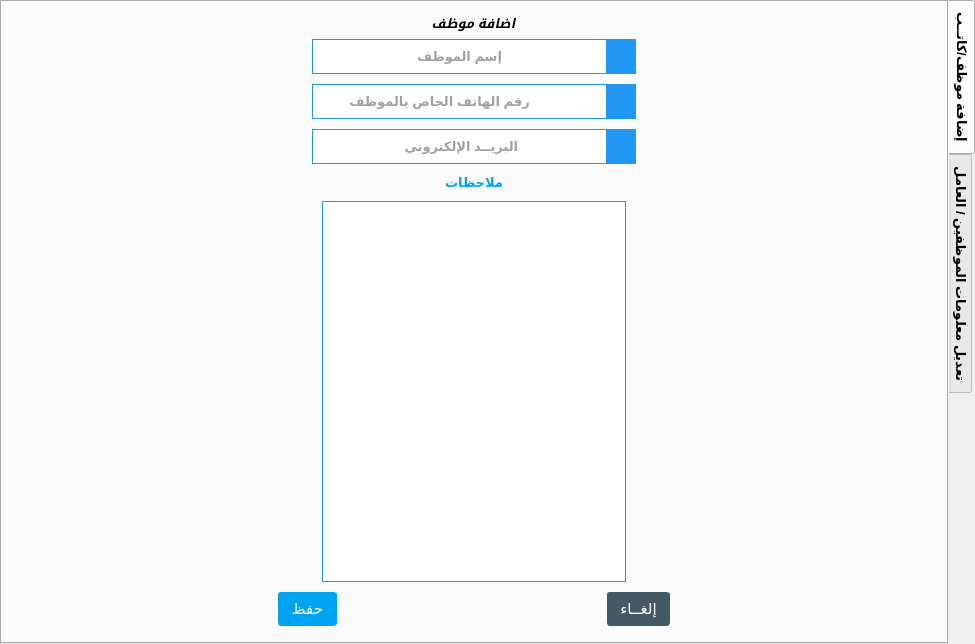
<?xml version="1.0" encoding="UTF-8"?>
<ui version="4.0">
 <class>TabWidgetWorkers</class>
 <widget class="QTabWidget" name="TabWidgetWorkers">
  <property name="geometry">
   <rect>
    <x>0</x>
    <y>0</y>
    <width>975</width>
    <height>644</height>
   </rect>
  </property>
  <property name="font">
   <font>
    <pointsize>10</pointsize>
    <weight>75</weight>
    <bold>true</bold>
    <stylestrategy>PreferAntialias</stylestrategy>
   </font>
  </property>
  <property name="cursor">
   <cursorShape>ArrowCursor</cursorShape>
  </property>
  <property name="windowTitle">
   <string>TabWidget</string>
  </property>
  <property name="autoFillBackground">
   <bool>false</bool>
  </property>
  <property name="styleSheet">
   <string notr="true">QTabWidget{
border:0px solid white;

	color: rgb(0, 179, 255);
}</string>
  </property>
  <property name="tabPosition">
   <enum>QTabWidget::East</enum>
  </property>
  <property name="tabShape">
   <enum>QTabWidget::Rounded</enum>
  </property>
  <property name="currentIndex">
   <number>0</number>
  </property>
  <property name="iconSize">
   <size>
    <width>30</width>
    <height>30</height>
   </size>
  </property>
  <property name="elideMode">
   <enum>Qt::ElideRight</enum>
  </property>
  <property name="tabsClosable">
   <bool>false</bool>
  </property>
  <property name="movable">
   <bool>false</bool>
  </property>
  <widget class="QWidget" name="T_addWorker">
   <property name="styleSheet">
    <string notr="true">QWidget{
border:0px solid white;
}</string>
   </property>
   <attribute name="icon">
    <iconset resource="Icons.qrc">
     <normaloff>:/Icons/ic_add_circle_outline_2x.png</normaloff>:/Icons/ic_add_circle_outline_2x.png</iconset>
   </attribute>
   <attribute name="title">
    <string>إضافة موظف/كاتــب</string>
   </attribute>
   <layout class="QVBoxLayout" name="verticalLayout">
    <item>
     <widget class="QGroupBox" name="GB_addWorker">
      <property name="font">
       <font>
        <pointsize>10</pointsize>
        <weight>75</weight>
        <italic>true</italic>
        <bold>true</bold>
        <underline>false</underline>
        <strikeout>false</strikeout>
        <kerning>false</kerning>
       </font>
      </property>
      <property name="layoutDirection">
       <enum>Qt::LeftToRight</enum>
      </property>
      <property name="autoFillBackground">
       <bool>false</bool>
      </property>
      <property name="styleSheet">
       <string notr="true">QGroupeBox{
border:0px solid white;
background-color: rgb(255, 255, 255);
color: rgb(0, 163, 239);

}</string>
      </property>
      <property name="title">
       <string>اضافة موظف</string>
      </property>
      <property name="alignment">
       <set>Qt::AlignCenter</set>
      </property>
      <layout class="QVBoxLayout" name="verticalLayout_3">
       <property name="spacing">
        <number>10</number>
       </property>
       <property name="topMargin">
        <number>30</number>
       </property>
       <item>
        <layout class="QHBoxLayout" name="horizontalLayout_2">
         <property name="spacing">
          <number>0</number>
         </property>
         <item>
          <spacer name="horizontalSpacer_3">
           <property name="orientation">
            <enum>Qt::Horizontal</enum>
           </property>
           <property name="sizeHint" stdset="0">
            <size>
             <width>40</width>
             <height>20</height>
            </size>
           </property>
          </spacer>
         </item>
         <item>
          <widget class="QLineEdit" name="LE_fullNameWorker">
           <property name="minimumSize">
            <size>
             <width>250</width>
             <height>35</height>
            </size>
           </property>
           <property name="maximumSize">
            <size>
             <width>500</width>
             <height>16777215</height>
            </size>
           </property>
           <property name="baseSize">
            <size>
             <width>0</width>
             <height>0</height>
            </size>
           </property>
           <property name="font">
            <font>
             <pointsize>10</pointsize>
             <weight>75</weight>
             <bold>true</bold>
            </font>
           </property>
           <property name="layoutDirection">
            <enum>Qt::LeftToRight</enum>
           </property>
           <property name="autoFillBackground">
            <bool>false</bool>
           </property>
           <property name="styleSheet">
            <string notr="true">QLineEdit
{


	color: rgb(68, 68, 68);
    background-color: #FFF;
    border: 1px solid #2196F3;   
	border-right:0px solid #FFFFFF;
    vertical-align: middle;
}
QLineEdit:hover
{
	color: #000000;

   border-top:1px solid #FFFFFF;	
   border-left:1px solid #FFFFFF;	
   border-right:1px solid #FFFFFF;	
   border-bottom:2px solid #2196F3;  
   border-right:0px solid #FFFFFF;
}</string>
           </property>
           <property name="maxLength">
            <number>30</number>
           </property>
           <property name="alignment">
            <set>Qt::AlignCenter</set>
           </property>
           <property name="placeholderText">
            <string>إسم الموظف</string>
           </property>
          </widget>
         </item>
         <item>
          <widget class="QLabel" name="label_2">
           <property name="minimumSize">
            <size>
             <width>30</width>
             <height>30</height>
            </size>
           </property>
           <property name="maximumSize">
            <size>
             <width>35</width>
             <height>35</height>
            </size>
           </property>
           <property name="font">
            <font>
             <strikeout>false</strikeout>
            </font>
           </property>
           <property name="layoutDirection">
            <enum>Qt::LeftToRight</enum>
           </property>
           <property name="styleSheet">
            <string notr="true">QLabel{
background-color: #2196F3;
}</string>
           </property>
           <property name="text">
            <string/>
           </property>
           <property name="pixmap">
            <pixmap resource="Icons.qrc">:/Icons/ic_perm_identity_white_2x.png</pixmap>
           </property>
           <property name="scaledContents">
            <bool>true</bool>
           </property>
           <property name="indent">
            <number>0</number>
           </property>
          </widget>
         </item>
         <item>
          <spacer name="horizontalSpacer_10">
           <property name="orientation">
            <enum>Qt::Horizontal</enum>
           </property>
           <property name="sizeHint" stdset="0">
            <size>
             <width>40</width>
             <height>20</height>
            </size>
           </property>
          </spacer>
         </item>
        </layout>
       </item>
       <item>
        <layout class="QHBoxLayout" name="horizontalLayout_4">
         <property name="spacing">
          <number>0</number>
         </property>
         <item>
          <spacer name="horizontalSpacer_7">
           <property name="orientation">
            <enum>Qt::Horizontal</enum>
           </property>
           <property name="sizeHint" stdset="0">
            <size>
             <width>40</width>
             <height>20</height>
            </size>
           </property>
          </spacer>
         </item>
         <item>
          <widget class="QLineEdit" name="LE_phoneWorker">
           <property name="minimumSize">
            <size>
             <width>250</width>
             <height>35</height>
            </size>
           </property>
           <property name="maximumSize">
            <size>
             <width>500</width>
             <height>16777215</height>
            </size>
           </property>
           <property name="baseSize">
            <size>
             <width>0</width>
             <height>0</height>
            </size>
           </property>
           <property name="font">
            <font>
             <pointsize>10</pointsize>
             <weight>75</weight>
             <bold>true</bold>
            </font>
           </property>
           <property name="layoutDirection">
            <enum>Qt::LeftToRight</enum>
           </property>
           <property name="autoFillBackground">
            <bool>false</bool>
           </property>
           <property name="styleSheet">
            <string notr="true">QLineEdit
{


	color: rgb(68, 68, 68);
    background-color: #FFF;
    border: 1px solid #2196F3;   
	border-right:0px solid #FFFFFF;
    vertical-align: middle;
}
QLineEdit:hover
{
	color: #000000;

   border-top:1px solid #FFFFFF;	
   border-left:1px solid #FFFFFF;	
   border-right:1px solid #FFFFFF;	
   border-bottom:2px solid #2196F3;  
   border-right:0px solid #FFFFFF;
}</string>
           </property>
           <property name="inputMethodHints">
            <set>Qt::ImhDialableCharactersOnly</set>
           </property>
           <property name="inputMask">
            <string/>
           </property>
           <property name="maxLength">
            <number>14</number>
           </property>
           <property name="alignment">
            <set>Qt::AlignCenter</set>
           </property>
           <property name="placeholderText">
            <string>           رقم الهاتف الخاص بالموظف</string>
           </property>
          </widget>
         </item>
         <item>
          <widget class="QLabel" name="label_3">
           <property name="minimumSize">
            <size>
             <width>30</width>
             <height>30</height>
            </size>
           </property>
           <property name="maximumSize">
            <size>
             <width>35</width>
             <height>35</height>
            </size>
           </property>
           <property name="font">
            <font>
             <strikeout>false</strikeout>
            </font>
           </property>
           <property name="layoutDirection">
            <enum>Qt::LeftToRight</enum>
           </property>
           <property name="styleSheet">
            <string notr="true">QLabel{
background-color: #2196F3;
}</string>
           </property>
           <property name="text">
            <string/>
           </property>
           <property name="pixmap">
            <pixmap resource="Icons.qrc">:/Icons/ic_phone_android_white_2x.png</pixmap>
           </property>
           <property name="scaledContents">
            <bool>true</bool>
           </property>
           <property name="indent">
            <number>0</number>
           </property>
          </widget>
         </item>
         <item>
          <spacer name="horizontalSpacer_12">
           <property name="orientation">
            <enum>Qt::Horizontal</enum>
           </property>
           <property name="sizeHint" stdset="0">
            <size>
             <width>40</width>
             <height>20</height>
            </size>
           </property>
          </spacer>
         </item>
        </layout>
       </item>
       <item>
        <layout class="QHBoxLayout" name="horizontalLayout_5">
         <property name="spacing">
          <number>0</number>
         </property>
         <item>
          <spacer name="horizontalSpacer_8">
           <property name="orientation">
            <enum>Qt::Horizontal</enum>
           </property>
           <property name="sizeHint" stdset="0">
            <size>
             <width>40</width>
             <height>20</height>
            </size>
           </property>
          </spacer>
         </item>
         <item>
          <widget class="QLineEdit" name="LE_primeryEmailW">
           <property name="minimumSize">
            <size>
             <width>250</width>
             <height>35</height>
            </size>
           </property>
           <property name="maximumSize">
            <size>
             <width>500</width>
             <height>16777215</height>
            </size>
           </property>
           <property name="baseSize">
            <size>
             <width>0</width>
             <height>0</height>
            </size>
           </property>
           <property name="font">
            <font>
             <pointsize>10</pointsize>
             <weight>75</weight>
             <bold>true</bold>
            </font>
           </property>
           <property name="layoutDirection">
            <enum>Qt::LeftToRight</enum>
           </property>
           <property name="autoFillBackground">
            <bool>false</bool>
           </property>
           <property name="styleSheet">
            <string notr="true">QLineEdit
{


	color: rgb(68, 68, 68);
    background-color: #FFF;
    border: 1px solid #2196F3;   
	border-right:0px solid #FFFFFF;
    vertical-align: middle;
}
QLineEdit:hover
{
	color: #000000;

   border-top:1px solid #FFFFFF;	
   border-left:1px solid #FFFFFF;	
   border-right:1px solid #FFFFFF;	
   border-bottom:2px solid #2196F3;  
   border-right:0px solid #FFFFFF;
}</string>
           </property>
           <property name="inputMethodHints">
            <set>Qt::ImhEmailCharactersOnly</set>
           </property>
           <property name="maxLength">
            <number>100</number>
           </property>
           <property name="alignment">
            <set>Qt::AlignCenter</set>
           </property>
           <property name="placeholderText">
            <string>البريــد الإلكتروني </string>
           </property>
          </widget>
         </item>
         <item>
          <widget class="QLabel" name="label_4">
           <property name="minimumSize">
            <size>
             <width>30</width>
             <height>30</height>
            </size>
           </property>
           <property name="maximumSize">
            <size>
             <width>35</width>
             <height>35</height>
            </size>
           </property>
           <property name="font">
            <font>
             <strikeout>false</strikeout>
            </font>
           </property>
           <property name="layoutDirection">
            <enum>Qt::LeftToRight</enum>
           </property>
           <property name="styleSheet">
            <string notr="true">QLabel{
background-color: #2196F3;
}</string>
           </property>
           <property name="text">
            <string/>
           </property>
           <property name="pixmap">
            <pixmap resource="Icons.qrc">:/Icons/ic_mail_white_2x.png</pixmap>
           </property>
           <property name="scaledContents">
            <bool>true</bool>
           </property>
           <property name="indent">
            <number>0</number>
           </property>
          </widget>
         </item>
         <item>
          <spacer name="horizontalSpacer_13">
           <property name="orientation">
            <enum>Qt::Horizontal</enum>
           </property>
           <property name="sizeHint" stdset="0">
            <size>
             <width>40</width>
             <height>20</height>
            </size>
           </property>
          </spacer>
         </item>
        </layout>
       </item>
       <item>
        <widget class="QLabel" name="LB_seconderyEmailW">
         <property name="font">
          <font>
           <pointsize>10</pointsize>
           <weight>75</weight>
           <bold>true</bold>
          </font>
         </property>
         <property name="styleSheet">
          <string notr="true">QLabel
{

	color: rgb(0, 163, 239);
}</string>
         </property>
         <property name="text">
          <string>ملاحظات</string>
         </property>
         <property name="alignment">
          <set>Qt::AlignCenter</set>
         </property>
        </widget>
       </item>
       <item>
        <layout class="QHBoxLayout" name="horizontalLayout_7">
         <item>
          <spacer name="horizontalSpacer_9">
           <property name="orientation">
            <enum>Qt::Horizontal</enum>
           </property>
           <property name="sizeHint" stdset="0">
            <size>
             <width>40</width>
             <height>20</height>
            </size>
           </property>
          </spacer>
         </item>
         <item>
          <widget class="QTextEdit" name="TE_remarke">
           <property name="minimumSize">
            <size>
             <width>285</width>
             <height>0</height>
            </size>
           </property>
           <property name="maximumSize">
            <size>
             <width>535</width>
             <height>16777215</height>
            </size>
           </property>
           <property name="font">
            <font>
             <pointsize>10</pointsize>
             <weight>75</weight>
             <italic>true</italic>
             <bold>true</bold>
            </font>
           </property>
           <property name="cursor" stdset="0">
            <cursorShape>IBeamCursor</cursorShape>
           </property>
           <property name="layoutDirection">
            <enum>Qt::LeftToRight</enum>
           </property>
           <property name="styleSheet">
            <string notr="true">QTextEdit
{

  height:20px;
	color: rgb(68, 68, 68);

    background-color: #FFF;
    border: 1px solid #2196F3;
    vertical-align: middle;
}
QTextEdit:hover
{
	color: #000000;
   border-top:1px solid #FFFFFF;	
   border-left:1px solid #FFFFFF;	
   border-right:1px solid #FFFFFF;	
   border-bottom:2px solid #2196F3;
   border-right:2px solid #2196F3;
   border-left:2px solid #2196F3;

}
</string>
           </property>
          </widget>
         </item>
         <item>
          <spacer name="horizontalSpacer_14">
           <property name="orientation">
            <enum>Qt::Horizontal</enum>
           </property>
           <property name="sizeHint" stdset="0">
            <size>
             <width>40</width>
             <height>20</height>
            </size>
           </property>
          </spacer>
         </item>
        </layout>
       </item>
       <item>
        <layout class="QHBoxLayout" name="horizontalLayout">
         <item>
          <spacer name="horizontalSpacer">
           <property name="orientation">
            <enum>Qt::Horizontal</enum>
           </property>
           <property name="sizeHint" stdset="0">
            <size>
             <width>40</width>
             <height>20</height>
            </size>
           </property>
          </spacer>
         </item>
         <item>
          <widget class="QPushButton" name="BT_saveWorker">
           <property name="styleSheet">
            <string notr="true">QPushButton
{
 position: relative;
    padding: 7px 12px;
        padding-top: 7px;
        padding-bottom: 7px;
    font-size: 15px;
    font-family: Ubuntu;
    color: #ffffff;
    white-space: nowrap;
    background-color: rgb(0, 163, 239);
   
    border-radius: 3px;
        border-top-left-radius: 3px;
        border-top-right-radius: 3px;
        border-bottom-right-radius: 3px;
        border-bottom-left-radius: 3px;
    border: 1px solid rgb(0, 163, 239);
       
    vertical-align: middle;
}

QPushButton:hover
{
background-color: rgb(11, 109, 255);
    border: 1px solid  rgb(11, 109, 255);
color: #ffffff;

}
</string>
           </property>
           <property name="text">
            <string>حفظ</string>
           </property>
           <property name="icon">
            <iconset resource="Icons.qrc">
             <normaloff>:/Icons/ic_save_white_2x.png</normaloff>:/Icons/ic_save_white_2x.png</iconset>
           </property>
           <property name="iconSize">
            <size>
             <width>25</width>
             <height>25</height>
            </size>
           </property>
           <property name="shortcut">
            <string>Return</string>
           </property>
          </widget>
         </item>
         <item>
          <spacer name="horizontalSpacer_2">
           <property name="orientation">
            <enum>Qt::Horizontal</enum>
           </property>
           <property name="sizeHint" stdset="0">
            <size>
             <width>40</width>
             <height>20</height>
            </size>
           </property>
          </spacer>
         </item>
         <item>
          <widget class="QPushButton" name="BT_cancelInfoW">
           <property name="styleSheet">
            <string notr="true">QPushButton
{
 position: relative;
    padding: 7px 12px;
        padding-top: 7px;
        padding-bottom: 7px;
    font-size: 15px;
    font-family: Ubuntu;
    color: #ffffff;
    white-space: nowrap;
    background-color:#455A64;
   
    border-radius: 3px;
        border-top-left-radius: 3px;
        border-top-right-radius: 3px;
        border-bottom-right-radius: 3px;
        border-bottom-left-radius: 3px;
    border: 1px solid #455A64;
       
    vertical-align: middle;
}

QPushButton:hover
{
background-color:#37474F;
    border: 1px solid #37474F;
color: #ffffff;

}
</string>
           </property>
           <property name="text">
            <string>إلغــاء</string>
           </property>
           <property name="icon">
            <iconset resource="Icons.qrc">
             <normaloff>:/Icons/ic_cancel_white_2x.png</normaloff>:/Icons/ic_cancel_white_2x.png</iconset>
           </property>
           <property name="iconSize">
            <size>
             <width>25</width>
             <height>25</height>
            </size>
           </property>
          </widget>
         </item>
         <item>
          <spacer name="horizontalSpacer_15">
           <property name="orientation">
            <enum>Qt::Horizontal</enum>
           </property>
           <property name="sizeHint" stdset="0">
            <size>
             <width>40</width>
             <height>20</height>
            </size>
           </property>
          </spacer>
         </item>
        </layout>
       </item>
      </layout>
     </widget>
    </item>
   </layout>
  </widget>
  <widget class="QWidget" name="T_updateWorker">
   <property name="styleSheet">
    <string notr="true">Qwidget{
border:0px solid white;
}</string>
   </property>
   <attribute name="icon">
    <iconset resource="Icons.qrc">
     <normaloff>:/Icons/ic_update_2x.png</normaloff>:/Icons/ic_update_2x.png</iconset>
   </attribute>
   <attribute name="title">
    <string>تعديل معلومات الموظفين / العامل</string>
   </attribute>
   <layout class="QVBoxLayout" name="verticalLayout_2">
    <item>
     <widget class="QGroupBox" name="GB_updateWorker">
      <property name="font">
       <font>
        <pointsize>10</pointsize>
        <weight>75</weight>
        <italic>true</italic>
        <bold>true</bold>
        <underline>false</underline>
        <strikeout>false</strikeout>
        <kerning>false</kerning>
       </font>
      </property>
      <property name="layoutDirection">
       <enum>Qt::RightToLeft</enum>
      </property>
      <property name="autoFillBackground">
       <bool>false</bool>
      </property>
      <property name="styleSheet">
       <string notr="true">QGroupeBox{
border:1px solid white;
background-color: rgb(255, 255, 255);
color: rgb(0, 163, 239);

}</string>
      </property>
      <property name="title">
       <string/>
      </property>
      <property name="alignment">
       <set>Qt::AlignCenter</set>
      </property>
      <property name="flat">
       <bool>true</bool>
      </property>
      <property name="checkable">
       <bool>false</bool>
      </property>
      <layout class="QVBoxLayout" name="verticalLayout_4">
       <property name="spacing">
        <number>10</number>
       </property>
       <item>
        <widget class="QWidget" name="widgetSearch" native="true">
         <property name="styleSheet">
          <string notr="true">QWidget
{
	background-color:#D32F2F;
}</string>
         </property>
         <layout class="QHBoxLayout" name="horizontalLayout_8">
          <property name="spacing">
           <number>0</number>
          </property>
          <property name="leftMargin">
           <number>15</number>
          </property>
          <property name="topMargin">
           <number>10</number>
          </property>
          <property name="rightMargin">
           <number>15</number>
          </property>
          <property name="bottomMargin">
           <number>10</number>
          </property>
          <item>
           <widget class="QLineEdit" name="LE_fullnameFiltre">
            <property name="font">
             <font>
              <pointsize>10</pointsize>
              <weight>75</weight>
              <bold>true</bold>
             </font>
            </property>
            <property name="layoutDirection">
             <enum>Qt::LeftToRight</enum>
            </property>
            <property name="styleSheet">
             <string notr="true">QLineEdit
{
 margin-bottom: 2px;   
    padding: 7px 8px;
        padding-top: 7px;
        padding-bottom: 7px;
    outline: medium none;
        outline-width: medium;
        outline-style: none;
        outline-color: -moz-use-text-color;

    background-color: #C62828;
color:white;
    border: 1px solid #C62828;
      
    border-radius: 3px;
        border-top-left-radius: 3px;
        border-top-right-radius: 3px;
        border-bottom-right-radius: 3px;
        border-bottom-left-radius: 3px;
    vertical-align: middle;
}
QLineEdit:hover
{
	 border: 1px solid #C62828;
	 border-top-color: #C62828;
     border-bottom-color: #C62828;  

}</string>
            </property>
            <property name="maxLength">
             <number>40</number>
            </property>
            <property name="alignment">
             <set>Qt::AlignCenter</set>
            </property>
            <property name="placeholderText">
             <string>ادخال اسم الموظف المراد البحث عنه</string>
            </property>
           </widget>
          </item>
          <item>
           <widget class="QLabel" name="label_27">
            <property name="maximumSize">
             <size>
              <width>35</width>
              <height>35</height>
             </size>
            </property>
            <property name="baseSize">
             <size>
              <width>0</width>
              <height>0</height>
             </size>
            </property>
            <property name="layoutDirection">
             <enum>Qt::LeftToRight</enum>
            </property>
            <property name="text">
             <string/>
            </property>
            <property name="pixmap">
             <pixmap resource="Icons.qrc">:/Icons/ic_search_white_2x.png</pixmap>
            </property>
            <property name="scaledContents">
             <bool>true</bool>
            </property>
            <property name="alignment">
             <set>Qt::AlignCenter</set>
            </property>
           </widget>
          </item>
         </layout>
        </widget>
       </item>
       <item>
        <layout class="QHBoxLayout" name="horizontalLayout_9">
         <item>
          <layout class="QVBoxLayout" name="verticalLayout_5">
           <property name="spacing">
            <number>7</number>
           </property>
           <property name="leftMargin">
            <number>4</number>
           </property>
           <property name="rightMargin">
            <number>7</number>
           </property>
           <item>
            <widget class="QSpinBox" name="SB_idWorkerx">
             <property name="maximumSize">
              <size>
               <width>250</width>
               <height>16777215</height>
              </size>
             </property>
             <property name="maximum">
              <number>9999999</number>
             </property>
            </widget>
           </item>
           <item>
            <widget class="QLineEdit" name="LE_fullNamex">
             <property name="minimumSize">
              <size>
               <width>0</width>
               <height>30</height>
              </size>
             </property>
             <property name="maximumSize">
              <size>
               <width>250</width>
               <height>16777215</height>
              </size>
             </property>
             <property name="font">
              <font>
               <pointsize>9</pointsize>
               <weight>75</weight>
               <bold>true</bold>
              </font>
             </property>
             <property name="layoutDirection">
              <enum>Qt::RightToLeft</enum>
             </property>
             <property name="styleSheet">
              <string notr="true">QLineEdit
{


	color: rgb(68, 68, 68);
    background-color: #FFF;
    border: 1px solid #2196F3;   

    vertical-align: middle;
}
QLineEdit:hover
{
	color: #000000;

   border-top:1px solid #FFFFFF;	
   border-left:1px solid #FFFFFF;	
   border-right:1px solid #FFFFFF;	
   border-bottom:2px solid #2196F3;  

}</string>
             </property>
             <property name="maxLength">
              <number>30</number>
             </property>
             <property name="alignment">
              <set>Qt::AlignCenter</set>
             </property>
             <property name="placeholderText">
              <string>اسم الموظف</string>
             </property>
            </widget>
           </item>
           <item>
            <widget class="QLineEdit" name="LE_phonex">
             <property name="minimumSize">
              <size>
               <width>0</width>
               <height>30</height>
              </size>
             </property>
             <property name="maximumSize">
              <size>
               <width>250</width>
               <height>16777215</height>
              </size>
             </property>
             <property name="font">
              <font>
               <pointsize>9</pointsize>
               <weight>75</weight>
               <bold>true</bold>
              </font>
             </property>
             <property name="layoutDirection">
              <enum>Qt::RightToLeft</enum>
             </property>
             <property name="styleSheet">
              <string notr="true">QLineEdit
{


	color: rgb(68, 68, 68);
    background-color: #FFF;
    border: 1px solid #2196F3;   

    vertical-align: middle;
}
QLineEdit:hover
{
	color: #000000;

   border-top:1px solid #FFFFFF;	
   border-left:1px solid #FFFFFF;	
   border-right:1px solid #FFFFFF;	
   border-bottom:2px solid #2196F3;  

}</string>
             </property>
             <property name="inputMethodHints">
              <set>Qt::ImhDialableCharactersOnly</set>
             </property>
             <property name="maxLength">
              <number>14</number>
             </property>
             <property name="alignment">
              <set>Qt::AlignCenter</set>
             </property>
             <property name="placeholderText">
              <string>رقم هاتف الموظف</string>
             </property>
            </widget>
           </item>
           <item>
            <widget class="QLineEdit" name="LE_primeryEmlx">
             <property name="minimumSize">
              <size>
               <width>0</width>
               <height>30</height>
              </size>
             </property>
             <property name="maximumSize">
              <size>
               <width>250</width>
               <height>16777215</height>
              </size>
             </property>
             <property name="font">
              <font>
               <pointsize>9</pointsize>
               <weight>75</weight>
               <bold>true</bold>
              </font>
             </property>
             <property name="layoutDirection">
              <enum>Qt::RightToLeft</enum>
             </property>
             <property name="styleSheet">
              <string notr="true">QLineEdit
{


	color: rgb(68, 68, 68);
    background-color: #FFF;
    border: 1px solid #2196F3;   

    vertical-align: middle;
}
QLineEdit:hover
{
	color: #000000;

   border-top:1px solid #FFFFFF;	
   border-left:1px solid #FFFFFF;	
   border-right:1px solid #FFFFFF;	
   border-bottom:2px solid #2196F3;  

}</string>
             </property>
             <property name="inputMethodHints">
              <set>Qt::ImhEmailCharactersOnly</set>
             </property>
             <property name="maxLength">
              <number>100</number>
             </property>
             <property name="alignment">
              <set>Qt::AlignCenter</set>
             </property>
             <property name="placeholderText">
              <string>البريد الالكتـروني</string>
             </property>
            </widget>
           </item>
           <item>
            <widget class="QTextEdit" name="TE_remarkex">
             <property name="maximumSize">
              <size>
               <width>250</width>
               <height>16777215</height>
              </size>
             </property>
             <property name="font">
              <font>
               <pointsize>9</pointsize>
               <weight>75</weight>
               <bold>true</bold>
              </font>
             </property>
             <property name="styleSheet">
              <string notr="true">QTextEdit
{

  height:20px;
	color: rgb(68, 68, 68);

    background-color: #FFF;
    border: 1px solid #2196F3;   
    vertical-align: middle;
}
QTextEdit:hover
{
	color: #000000;
   border-top:1px solid #FFFFFF;	
   border-left:1px solid #FFFFFF;	
   border-right:1px solid #FFFFFF;	
   border-bottom:2px solid #2196F3;  
   border-right:2px solid #2196F3; 
   border-left:2px solid #2196F3;

}</string>
             </property>
            </widget>
           </item>
           <item>
            <spacer name="verticalSpacer">
             <property name="orientation">
              <enum>Qt::Vertical</enum>
             </property>
             <property name="sizeHint" stdset="0">
              <size>
               <width>20</width>
               <height>40</height>
              </size>
             </property>
            </spacer>
           </item>
           <item>
            <layout class="QHBoxLayout" name="horizontalLayout_3">
             <item>
              <widget class="QPushButton" name="BT_updateWorker">
               <property name="styleSheet">
                <string notr="true">QPushButton
{
 position: relative;
    padding: 7px 12px;
        padding-top: 7px;
        padding-bottom: 7px;
    font-size: 15px;
    font-family: Ubuntu;
    color: #ffffff;
    white-space: nowrap;
    background-color: rgb(0, 163, 239);
   
    border-radius: 3px;
        border-top-left-radius: 3px;
        border-top-right-radius: 3px;
        border-bottom-right-radius: 3px;
        border-bottom-left-radius: 3px;
    border: 1px solid rgb(0, 163, 239);
       
    vertical-align: middle;
}

QPushButton:hover
{
background-color: rgb(11, 109, 255);
    border: 1px solid  rgb(11, 109, 255);
color: #ffffff;

}
</string>
               </property>
               <property name="text">
                <string>حفظ</string>
               </property>
               <property name="icon">
                <iconset resource="Icons.qrc">
                 <normaloff>:/Icons/ic_save_white_2x.png</normaloff>:/Icons/ic_save_white_2x.png</iconset>
               </property>
               <property name="iconSize">
                <size>
                 <width>25</width>
                 <height>25</height>
                </size>
               </property>
               <property name="shortcut">
                <string>Return, Enter</string>
               </property>
              </widget>
             </item>
             <item>
              <widget class="QPushButton" name="BT_delete">
               <property name="styleSheet">
                <string notr="true">QPushButton
{
 position: relative;
    padding: 7px 12px;
        padding-top: 7px;
        padding-bottom: 7px;
    font-size: 15px;
    font-family: Ubuntu;
    color: #ffffff;
    white-space: nowrap;
    background-color:#D32F2F;
    border-radius: 3px;
        border-top-left-radius: 3px;
        border-top-right-radius: 3px;
        border-bottom-right-radius: 3px;
        border-bottom-left-radius: 3px;
    border: 1px solid #D32F2F;
       
    vertical-align: middle;
}

QPushButton:hover
{
background-color:#C62828;
    border: 1px solid #C62828;
color: #ffffff;

}
</string>
               </property>
               <property name="text">
                <string>حذف</string>
               </property>
               <property name="icon">
                <iconset resource="Icons.qrc">
                 <normaloff>:/Icons/ic_delete_forever_white_2x.png</normaloff>:/Icons/ic_delete_forever_white_2x.png</iconset>
               </property>
               <property name="iconSize">
                <size>
                 <width>25</width>
                 <height>25</height>
                </size>
               </property>
               <property name="shortcut">
                <string>Del</string>
               </property>
              </widget>
             </item>
            </layout>
           </item>
          </layout>
         </item>
         <item>
          <widget class="QTableView" name="tableViewWorkers">
           <property name="minimumSize">
            <size>
             <width>700</width>
             <height>0</height>
            </size>
           </property>
           <property name="font">
            <font>
             <family>Arial</family>
            </font>
           </property>
           <property name="styleSheet">
            <string notr="true">QTableView
{
 margin-bottom: 2px;   
    padding: 7px 8px;
        padding-top: 7px;
        padding-bottom: 7px;
    outline: medium none;
        outline-width: medium;
        outline-style: none;
        outline-color: -moz-use-text-color;
    color: #333;
    background-color: #FFF;
    background-repeat: no-repeat;
    background-position: right center;
    border: 1px solid #c5c5c5;
        border-top-width: 1px;
        border-bottom-width: 1px;
        border-top-style: solid;
        border-bottom-style: solid;
        border-top-color: #c5c5c5;
        border-bottom-color: #c5c5c5;      
    border-radius: 3px;
        border-top-left-radius: 3px;
        border-top-right-radius: 3px;
        border-bottom-right-radius: 3px;
        border-bottom-left-radius: 3px;
    vertical-align: middle;
}
QTableView:hover
{
	 border: 1px solid #00bbff;
	 border-top-color: #00bbff;
        border-bottom-color: #00bbff;  

}</string>
           </property>
           <property name="locale">
            <locale language="Arabic" country="SaudiArabia"/>
           </property>
          </widget>
         </item>
        </layout>
       </item>
      </layout>
     </widget>
    </item>
   </layout>
  </widget>
 </widget>
 <resources>
  <include location="Icons.qrc"/>
 </resources>
 <connections/>
</ui>
